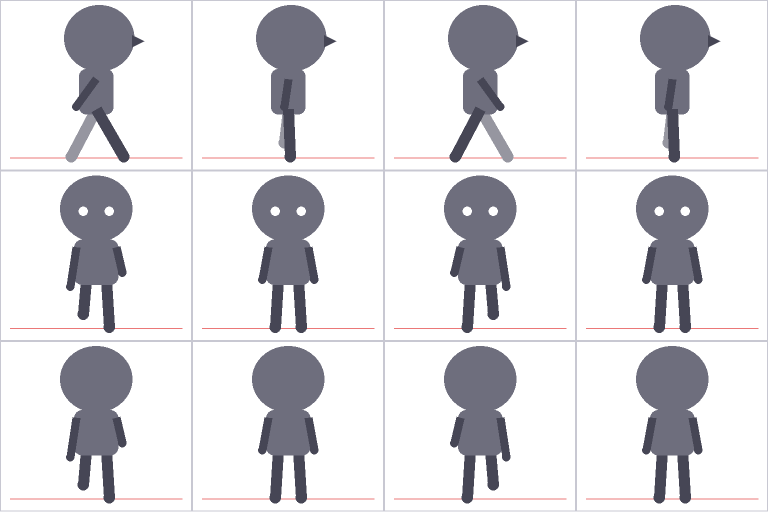
#> input picture docs/arte/gabarito-biped.png, 1536 x 1024 px, found by its file name (shown at 1/2 size)
$ python -i prepare-art.py   (imports and definitions only)
#> lines starting #> are read from the running program, lines starting #| are printed output that depends on the picture; after the words box and inside, x2 and y2 are one past the last pixel; in counts of white or black regions, pixels touching at a corner belong together
### scripts/artpaths.py
# Onde cada arte do jogo mora dentro de src/art (uma regra só, pelo nome da arte). Os scripts que gravam arte usam
# `art_file(nome)`; o nome continua sendo a chave em todo lugar (render/art.ts, layout.json do Editor de cenário).
#
#   ninja/body    corpo-base do ninja em camadas por pose (ninja-body, ninja-body-<pose>)
#   ninja/layers  peças do ninja (roupas, coletes, cabelos, máscaras, espadas nas costas, capa, pergaminho): layer-*
#   ninja/busts   retratos (bust-*, kage-bust-*)
#   characters    folhas de personagens que não são o ninja em camadas: moradores, guarda da torre, renegado, Ordem, Som
#   animals       bichos, feras, invocações e as Bestas com cauda
#   weapons       lâminas lendárias soltas (sword-*)
#   buildings     prédios (com nível e tema: <tipo>-2, <tipo>-fishing…), Monte dos Kages, Pedra Memorial
#   buildings/deco decorações (lanterna, banco, cerejeira…)
#   scenery       árvores, tocos, rochas, veios, erva, baú, ruína, entrada de mina
#   props         atlas de enfeites desenhados por código (caverna, mapas temáticos)
#   fields        campos cercados: plantas por cultura (crop-*), chão (field-soil) e cerca (field-fence)
#   region        fundo do mapa da região e o atlas dos lugares
#   ui/…          interface (já organizada: art, frame, kit1, kit2, cards do menu Construir, atlas na raiz de ui)
from pathlib import Path

ROOT = Path(__file__).resolve().parent.parent
ART = ROOT / 'src' / 'art'
EDITS = ART / 'art-edits.json'

CHARACTERS = {'villager', 'villager-chop', 'villager-farm', 'villager-mine', 'rogue', 'puppet'}
ANIMALS = {'bear', 'boar', 'crow', 'golem', 'hydra', 'monkey', 'rhino', 'slug', 'snake', 'spider', 'tiger', 'toad', 'wolf'}
DECO = {'lantern', 'bench', 'flowers', 'banner', 'shrine', 'statue', 'cherry', 'cherry-green', 'cherry-bare', 'fountain', 'pond', 'pagoda'}
SCENERY = {'tree0', 'tree1', 'stump0', 'stump1', 'rock', 'rock-cracked', 'rock-pebbles', 'ore', 'ore-empty', 'herb',
           'chest', 'chest-open', 'ruin', 'ruin-alt', 'cave', 'cave-alt'}
PROPS = {'cave-props', 'theme-props'}
REGION = {'region', 'region-places'}


# [31 lines left out: function art_folder, not called in this run]


def art_rel(name: str, ext: str = '.png') -> str:
    """Caminho relativo a src/art, com barra normal (é a chave do art-edits.json): 'buildings/academy.png'."""
    return f'{art_folder(name)}/{name}{ext}'


# [5 lines left out: function art_file, not called in this run]


def edited() -> set:
    """Artes editadas à mão no editor de sprites (caminhos relativos a src/art): os scripts não as refazem sem --force."""
    import json
    return set(json.loads(EDITS.read_text(encoding='utf8'))) if EDITS.exists() else set()


def is_edited(name: str, edits: set | None = None, ext: str = '.png') -> bool:
    return art_rel(name, ext) in (edited() if edits is None else edits)

### scripts/prepare-art.py
# Prepara a arte gerada (docs/arte/**, fundo transparente) para o jogo, em src/art (cada uma na sua pasta, artpaths.py):
# recorta a margem vazia e reduz para a resolução de pixel art (o jogo amplia sem suavizar).
#   - prédios isométricos (docs/arte/iso): largura ≈ 2× o losango da base; alguns são espelhados
#     para a porta ficar sempre na parede da frente-esquerda (onde fica a porta no jogo)
#   - folhas de sprite (docs/arte/sprites, padrão de scripts/sprite-template.py): fatiadas pela grade
#     fixa 4×3, VALIDADAS (quadro vazio, tamanho, direção, ordem do ciclo) e normalizadas. Cada pedaço do desenho vai
#     inteiro para a casa onde está a maior parte dele (cauda ou chama que passa para a casa vizinha não é cortada), e o
#     quadro sai com FOLGA (scripts/pad-sheets.py): a altura do corpo e a origem vão para o layout.json
#   - natureza (docs/arte/pixel): imagem única
# Uso: python scripts/prepare-art.py      (sai com erro se alguma folha não passar na validação)
import importlib.util
import json
import sys
from collections import deque
from pathlib import Path

import numpy as np
from PIL import Image, ImageChops, ImageOps

_spec = importlib.util.spec_from_file_location('pad_sheets', Path(__file__).with_name('pad-sheets.py'))
pad_sheets = importlib.util.module_from_spec(_spec)
# [1 line not run here, left out]

ISO = Path('docs/arte/iso')
SPRITES = Path('docs/arte/sprites')
PIXEL = Path('docs/arte/pixel')
sys.path.insert(0, str(Path(__file__).parent))
from artpaths import art_file, edited, is_edited  # noqa: E402  (cada arte na pasta dela: scripts/artpaths.py)
# artes editadas à mão no editor de sprites (scripts/editor.ts): não refazer a partir da fonte (só com --force)
# --only a,b: refaz só essas artes (as outras ficam como estão)
ONLY = next((set(a.split('=', 1)[1].split(',')) for a in sys.argv if a.startswith('--only=')), None)
EDITED = set() if '--force' in sys.argv else edited()

# largura final (px) = 2 × largura do losango na cena = 2 × 0,75 × 32 × (w + h) tiles, vezes SCENERY_SCALE
BUILDINGS = {'hokage': 6, 'house': 4, 'lumber': 4, 'quarry': 4, 'market': 4, 'academy': 6, 'hospital': 5, 'tower': 2.6,
             'library': 5, 'missions': 4, 'ironmine': 4, 'forge': 4, 'pharmacy': 4, 'sealshop': 4, 'monument': 6,
             'farm': 6, 'training': 6, 'herbgarden': 4, 'port': 5, 'kennel': 4, 'intel': 3.2, 'puppetshop': 4, 'arena': 12,
             # decorações (scripts/deco-grid.py): resolução guardada; o tamanho no mapa sai do ART_SCALE em render/art.ts
             'lantern': 1.4, 'bench': 2, 'flowers': 2, 'banner': 1.6, 'shrine': 2, 'statue': 1.6, 'cherry': 3, 'cherry-green': 3,
             'cherry-bare': 3, 'fountain': 4, 'pond': 4, 'pagoda': 4, 'memorial': 1.6,
             # Monte dos Kages com 1 a 6 rostos (scripts/monument-faces.py)
             **{f'monument-f{n}': 6 for n in range(1, 7)},
             # mapas temáticos (scripts/theme-art.py): casa, mercado e torre da Vila dos Pescadores e da Cidade dos Mercadores
             **{f'{t}-{th}': w for t, w in (('house', 4), ('market', 4), ('tower', 2.6)) for th in ('fishing', 'desert')}}
# prédios e cenário guardados em resolução maior: o jogo os amplia pelo zoom (até 2,5×) e pela densidade da tela, e em
# 1× ficavam borrados. O jogo desenha pelo tamanho no mundo (a altura sai da proporção), então só a nitidez muda;
# abaixo do tamanho guardado o drawArt reduz com suavização. Personagens e camadas do ninja seguem em 1×.
SCENERY_SCALE = 2
FLIP = {'lumber', 'quarry', 'market', 'academy', 'tower'}
# níveis de upgrade (<tipo>-2, <tipo>-3): mesma largura e mesmo espelhamento do nível 1
# [6 lines not run here, left out]
# altura (px) do quadro na folha final — ≈ 2× a altura em que aparece no mundo
SHEETS = {'villager': (56, 'biped'), 'rogue': (56, 'biped'),
          'ninja-base': (56, 'biped'),  # corpo-base das camadas: vai para docs/arte/layers (entrada do prepare-layers.py)
          # poses do corpo-base: golpe de mão e selos (gabaritos strike/cast); o mesmo destino
          'ninja-base-strike': (56, 'strike'), 'ninja-base-cast': (56, 'cast'), 'ninja-base-kick': (56, 'kick'), 'ninja-base-air': (56, 'air'), 'ninja-base-hurt': (56, 'hurt'),
          'ninja-base-sit': (56, 'sit'), 'ninja-base-carry': (56, 'carry'),
          **{f'villager-{a}': (56, 'action') for a in ('chop', 'mine', 'farm')},
          'boar': (48, 'quadruped'), 'wolf': (48, 'quadruped'), 'bear': (64, 'quadruped'), 'snake': (64, 'quadruped'), 'crow': (40, 'quadruped'), 'monkey': (48, 'quadruped'), 'spider': (52, 'quadruped'), 'tiger': (56, 'quadruped'), 'rhino': (64, 'quadruped'), 'hydra': (72, 'quadruped'), 'golem': (64, 'biped'), 'puppet': (56, 'biped'),
          'dog': (44, 'quadruped'), 'dog-white': (44, 'quadruped'), 'dog-pug': (44, 'quadruped'), 'dog-bull': (44, 'quadruped'),
          'toad': (64, 'quadruped'), 'slug': (52, 'quadruped'),
          # bestas com cauda (a Fera Colossal de cada cauda, data/bijuu.ts)
          **{f'bijuu-{n}': (80, 'quadruped') for n in range(1, 10)},
          **{f'org-{m}': (56, 'biped') for m in ('goen', 'tetsuo', 'mizuchi', 'raiga', 'kagero', 'shiryo', 'tsuchigumo', 'yomi')},
          **{f'sound-{m}': (56, 'biped') for m in ('iwao', 'kumomaru', 'kanade', 'sokon', 'hakkotsu')}}
# natureza: isométrica (docs/arte/iso), menos as ervas (docs/arte/pixel)
# folhas conferidas a olho cuja silhueta engana a detecção de direção (aranha não parece o boneco de 4 patas)
TRUST_FACING = {'spider', 'slug', 'dog-white', *(f'bijuu-{n}' for n in range(1, 10))}
SAME_SCALE = {'chest-open': 'chest'}
SINGLE = {'ruin': 128, 'ruin-alt': 128, 'chest': 48, 'chest-open': 48, 'cave': 132, 'cave-alt': 132, 'tree0': 96, 'tree1': 96, 'stump0': 48, 'stump1': 48, 'rock': 56, 'rock-cracked': 56, 'rock-pebbles': 56, 'ore': 56, 'ore-empty': 56, 'herb': 48}
COLS, ROWS = 4, 3
TOOL_ONLY = {'ninja-base', 'ninja-base-strike', 'ninja-base-cast', 'ninja-base-kick', 'ninja-base-air', 'ninja-base-hurt', 'ninja-base-sit', 'ninja-base-carry'}
# folhas de ação: braço e ferramenta confundem a detecção de direção e a ordem do ciclo de caminhada (confira a olho)
ACTIONLIKE = ('action', 'strike', 'cast', 'kick', 'air', 'hurt', 'sit', 'carry')
problems: list[str] = []


def mask(im, cut=40):
    return im.getchannel('A').point(lambda a: 255 if a > cut else 0)


def trim(im):
    box = mask(im).getbbox()
    return im.crop(box) if box else None


# [65 lines left out: functions crisp, save, owner_cells, cell_frame, not called in this run]


LAYOUT_PATH = Path('src/data/layout.json')
# [1 line that did not run here, left out]
layout_changed = False


# [25 lines left out: functions similarity, facing, not called in this run]


def template_masks(kind):
    """Silhuetas dos 4 bonecos de lado do gabarito (cinza escuro; ignora grade e linha de base)."""
#> called with kind = 'biped'
    t = Image.open(f'docs/arte/gabarito-{kind}.png').convert('L')
    cw, ch = t.width // COLS, t.height // ROWS
#> cw = 384; ch = 341
    out = []
    for c in range(COLS):
        m = t.crop((c * cw + 4, 4, (c + 1) * cw - 4, ch - 4)).point(lambda v: 255 if v < 180 else 0)
        out.append(m.crop(m.getbbox()).resize((48, 32)))
#> this loop made 4 passes
#> pass 1, in template_masks, `m = t.crop((c * cw + 4, 4, (c + 1) * cw - 4, ch - 4)).point(lambda v: ..`:
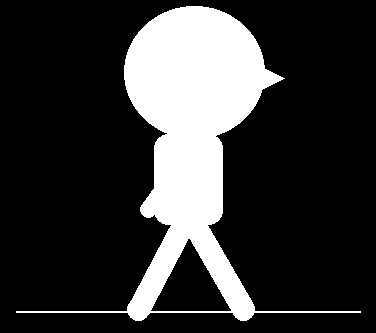
#> m: PIL image 376x333 L; 21.1% white; 1 white region, box (x1, y1, x2, y2) and area: (16, 6, 361, 321) 26388
#> pass 2, in template_masks, `m = t.crop((c * cw + 4, 4, (c + 1) * cw - 4, ch - 4)).point(lambda v: ..`:
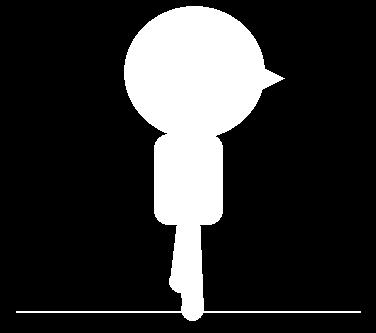
#> m: PIL image 376x333 L; 19.2% white; 1 white region, box (x1, y1, x2, y2) and area: (16, 6, 361, 321) 24030
#> pass 3, in template_masks, `m = t.crop((c * cw + 4, 4, (c + 1) * cw - 4, ch - 4)).point(lambda v: ..`:
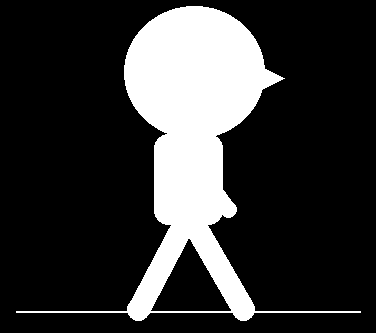
#> m: PIL image 376x333 L; 21.1% white; 1 white region, box (x1, y1, x2, y2) and area: (16, 6, 361, 321) 26377
#> after the loop, out = 4 items
    return out


# [1 line that did not run here, left out]


# [11 lines left out: functions legs_center, legs_width, not called in this run]


# [102 lines not run here, left out]

>>> result = template_masks('../docs/arte/gabarito-action.png')
#> (the run stopped early here; a loop or call above may not have finished)
